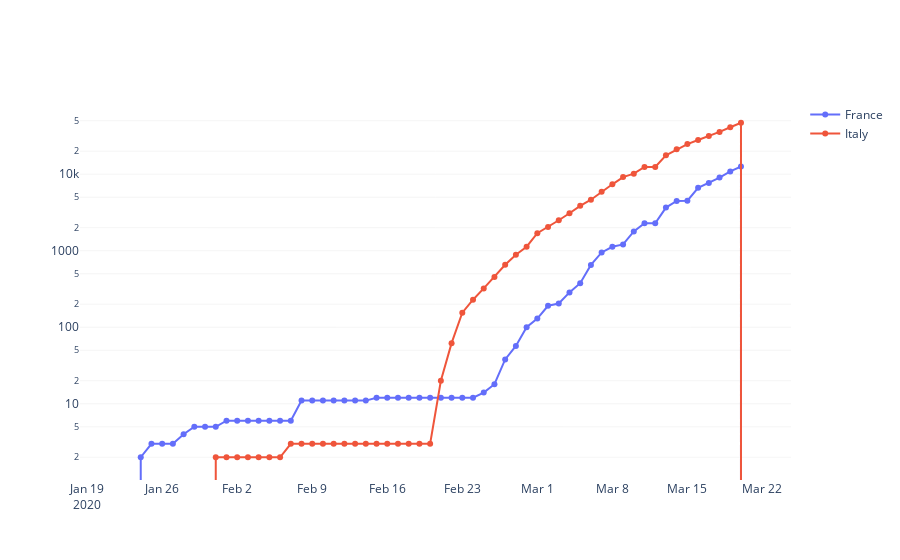

Write notebook code for a chart like this one.
### Code cell
# Compare confirmed cases in France and Italy
fig = go.Figure()

fig.add_trace(
    go.Scatter(
        mode='lines+markers',
        name = c1_name,
        x = c1_cases.index,
        y = c1_cases.values
    ))
fig.add_trace(
    go.Scatter(
        mode='lines+markers',
        name = c2_name,
        x = c2_cases.index,
        y = c2_cases.values
    ))

# change y axis grid options
fig.update_yaxes(showgrid=True, gridwidth=.3, gridcolor='gainsboro')
                     
# change background color, yaxis type and horizontal bar selector
fig.update_layout(plot_bgcolor='white', yaxis_type="log", xaxis_rangeslider_visible=False)

fig.show()
